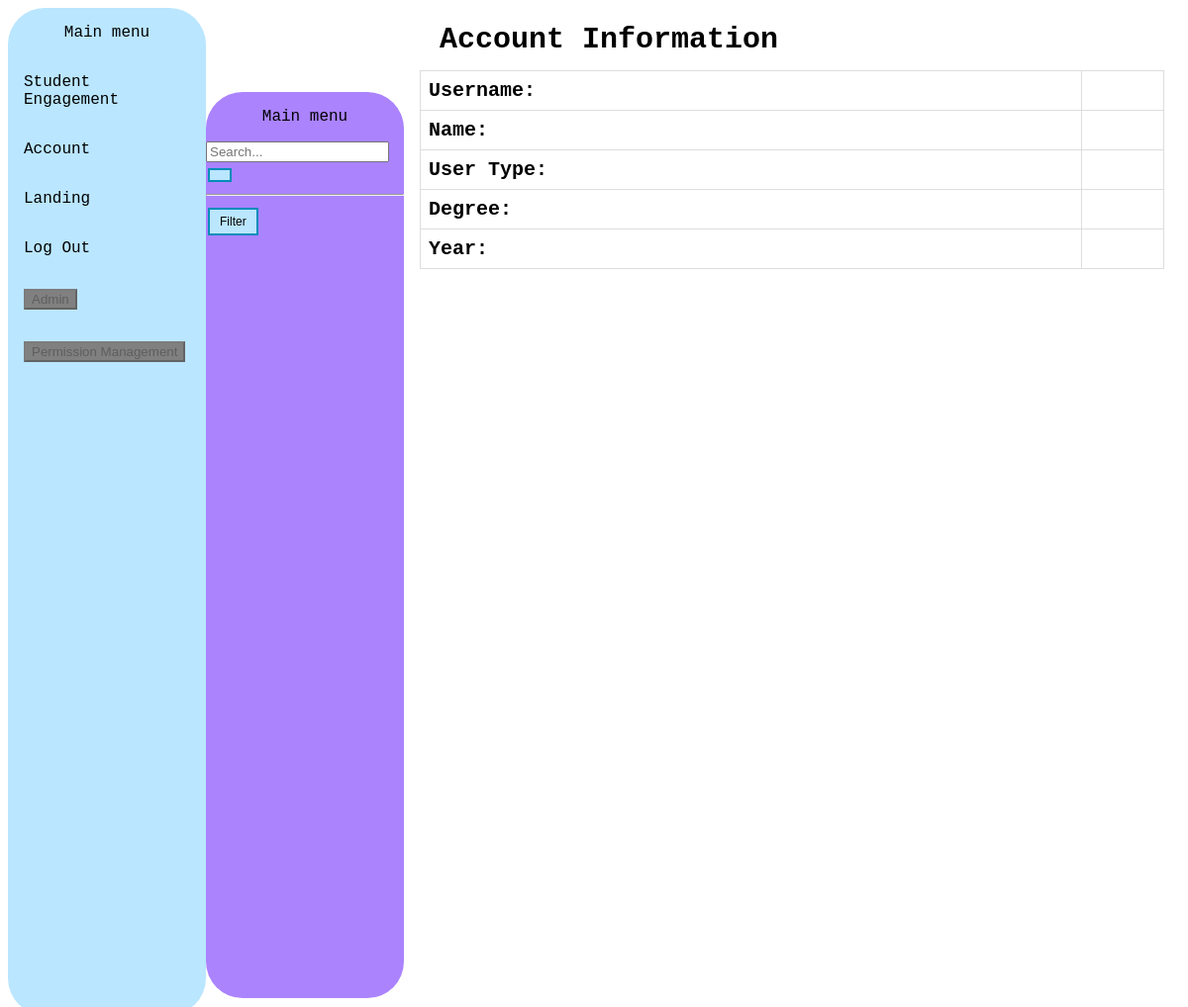
Before: /account/U123456 (signed in) with the older database file.
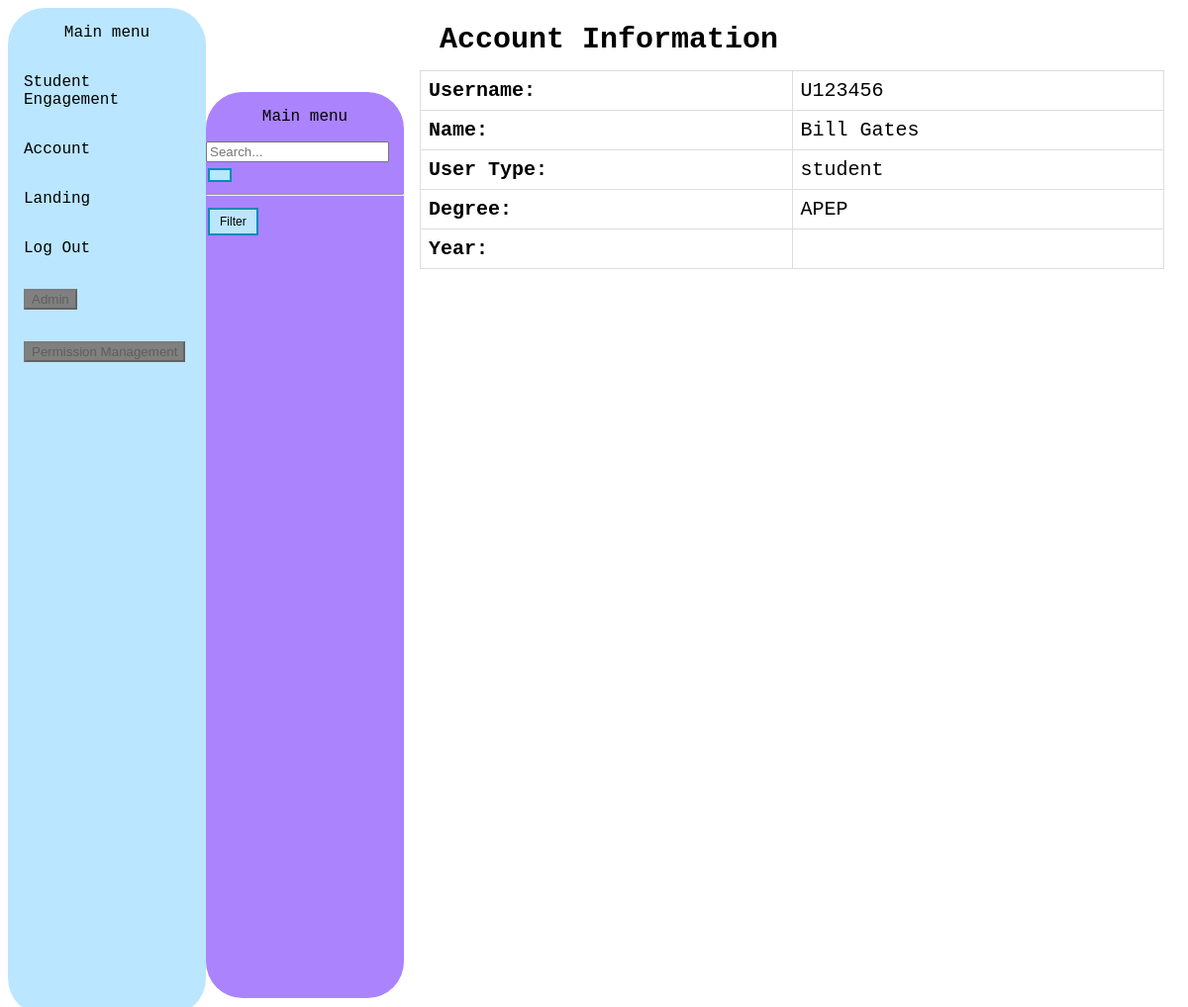
After: the same page with the newer database file.
### tables this page shows
CREATE TABLE users (
    username TEXT PRIMARY KEY,
    password TEXT NOT NULL,
    user_type TEXT CHECK(user_type IN ('admin', 'student'))
, degree VARCHAR(50), name VARCHAR(50));

### main.py (the view)
@app.route('/account')
@app.route('/account/<username>')
@login_required
def account(username=None):
    if username is None:
        if 'username' not in session:
            return redirect(url_for('login'))
        username = session['username']
    con = sqlite3.connect("database.db")
    cur = con.cursor()
    query = "SELECT * FROM users"
    cur.execute(query)
    users = cur.fetchall()
    query = f"SELECT * FROM users WHERE username ='"+username+"'"
    cur.execute(query)
    user = cur.fetchone()
    return render_template('account.html', users=users, user=user)

### main.py (called while the page is built)
def login_required(f):
    @wraps(f)
    def decorated_function(*args, **kwargs):
        if 'username' in session:
            return f(*args, **kwargs)
        else:
            return redirect(url_for('login'))
    return decorated_function

### templates/account.html (shortened to what this page needs)
<!DOCTYPE html>
<html>
<head>
</head>
<body>
<div class="sidebar1">
  <p><center>Main menu</center></p>
  <a href="{{ url_for('statistic')}}">Student Engagement</a>
  <a href="{{ url_for('account')}}">Account</a>
  <a href="{{ url_for('landing')}}">Landing</a>
  <a href="{{ url_for('logout')}}">Log Out</a>
  {% if user == 'admin' %}
  <a href="{{ url_for('admin')}}"><button class="button1">Admin</button></a>
  {% else %}
  <a href="#"><button  style="background-color: grey;" disabled>Admin</button></a>
  {% endif %}
  {% if user == 'admin' %}
  <a href="{{ url_for('permission')}}"><button class="button1">Permission Management</button></a>
  {% else %}
  <a href="#"><button  style="background-color: grey;" disabled>Permission Management</button></a>
  {% endif %}
</div>
<div class="sidebar2">
  <p><center>Main menu</center></p>
  <form action="{{ url_for('statistic') }}" method="get">
    <input type="text" name="search" placeholder="Search..." value="{{ search }}">
    <button type="submit" class="button1" style="font-size: 12px;
  padding: 5px 10px;"></button>
  </form>
  <hr>
  <button type="button" onclick="toggleFilterSection()" class="button1" style="font-size: 12px; padding: 5px 10px;">Filter</button>
</div>
<div class="content">
  <h1>Account Information</h1>
  <table>
    <tr>
      <th>Username:</th>
      <td>{{ user[0] }}</td>
    </tr>
    <tr>
      <th>Name:</th>
      <td>{{ user[4] }}</td>
    </tr>
    <tr>
      <th>User Type:</th>
      <td>{{ user[2] }}</td>
    </tr>
    <tr>
      <th>Degree:</th>
      <td>{{ user[3] }}</td>
    </tr>
    <tr>
      <th>Year:</th>
      <td>{{ user[5] }}</td>
    </tr>
  </table>
</div>
</body>
</html>

### templates/account.html (style rules this page uses)
body { font-family: "Lucida Console", "Courier New", monospace; font-style: normal; font-weight: 400; background: #FFFFFF; }
h1 { width: 100%; padding: 6px 20px; margin: 8px 0; display: block; box-sizing: border-box; font-size: 30px }
table { border-collapse: collapse; width: 100%; }
td, th { border: 1px solid #dddddd; text-align: left; padding: 8px; font-size: 20px }
.button1 { background-color:#BAE6FF; border: none; padding: 15px 32px; text-align: center; text-decoration: none; color: black; border: 2px solid #008CBA; font-size: 16px; margin: 4px 2px; cursor: pointer; display: inline-block; }
div.content { margin-left: 400px; padding: 1px 16px; height: 1000px; }
.sidebar1 { margin: 0; width: 200px; position: fixed; height: 100%; overflow: auto; display: inline-block; white-space: normal; border-radius: 37px; background: #BAE6FF; }
.sidebar2 { margin-top:85px; width: 200px; position: fixed; height: 90%; overflow: auto; display: inline-block; white-space: normal; border-radius: 37px; background: #AA83FD; margin-left: 200px }
.sidebar1 a,.sidebar2 a { display: block; color: black; padding: 16px; text-decoration: none; }

Changed rows visible on the page:
added users: username "U123456", name "Bill Gates", user_type "student", degree "APEP"
